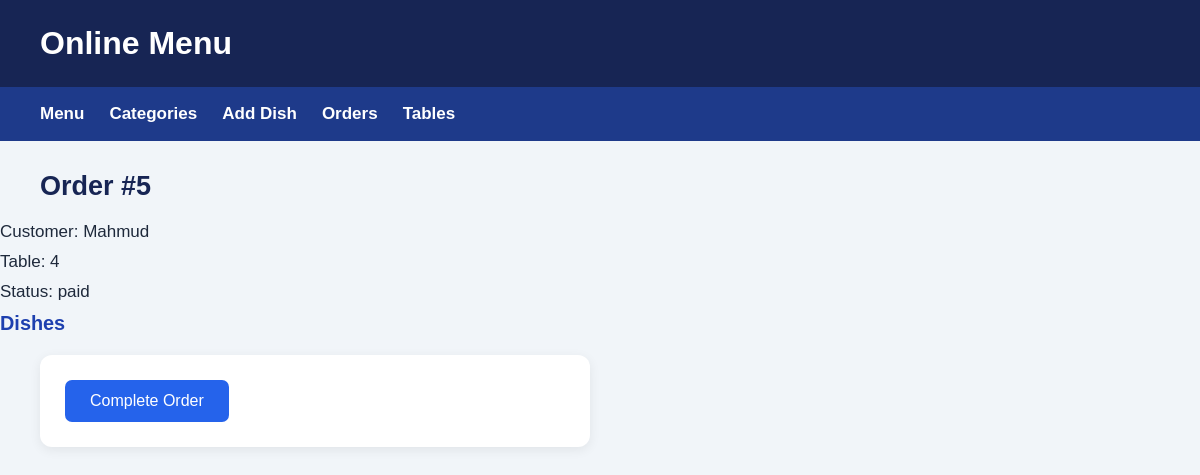
The page /order/5/ on the database its author committed.
### my_web/models.py (models this page shows, shortened)
class Order(models.Model):
    table = models.ForeignKey(Table, on_delete=models.PROTECT)
    customer_name = models.CharField(max_length=100)
    date = models.DateTimeField(auto_now_add=True)
    status = models.CharField(max_length=20, default="Open")

class Table(models.Model):
    number = models.IntegerField(unique=True)
    is_occupied = models.BooleanField(default=False)

### my_web/views.py (the view)
# urls.py: path('order/<int:order_id>/', views.order_detail, name='order_detail'),
def order_detail(request, order_id):
    order = get_object_or_404(Order, id=order_id)
    if request.method == 'POST':
        order.status = 'Completed'
        order.save()
        order.table.is_occupied = False
        order.table.save()
        return redirect('orders')
    return render(request, 'order_detail.html', {'order': order})

### templates/order_detail.html (shortened to what this page needs)
{% extends 'base.html' %}
{% block content %}
<h2>Order #{{ order.id }}</h2>
<p>Customer: {{ order.customer_name }}</p>
<p>Table: {{ order.table.number }}</p>
<p>Status: {{ order.status }}</p>
<h3>Dishes</h3>
{% if order.status != 'Completed' %}
    <form method="POST">
        <button type="submit">Complete Order</button>
    </form>
{% endif %}
{% endblock %}

### static/home.css (style rules this page uses)
* { margin: 0; padding: 0; box-sizing: border-box; }
body { font-family: Arial, sans-serif; background: #f1f5f9; color: #1e293b; font-size: 17px; }
h2 { margin: 30px 40px 20px; color: #172554; font-size: 27px; }
h3 { color: #1e40af; margin-bottom: 10px; }
p { margin: 10px 0; }
form { background: white; padding: 25px; margin: 20px 40px; max-width: 550px; border-radius: 12px; box-shadow: 0 3px 12px #00000012; }
button { background: #2563eb; color: white; border: none; padding: 12px 25px; border-radius: 7px; font-size: 16px; cursor: pointer; }

### rows shown on the page
Order: id "5", customer_name "Mahmud", table.number "4", status "paid"
